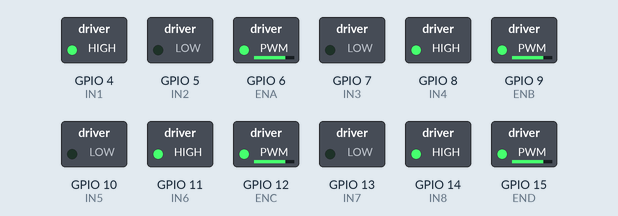
This sketch was run on a simulated ESP32-S3. On the bench: switched loads named in the sketch (green lamp = pin HIGH).

Above: at 0.05 s.
At 4.0 s:
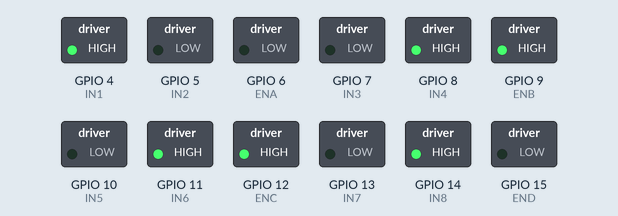
At 8.05 s:
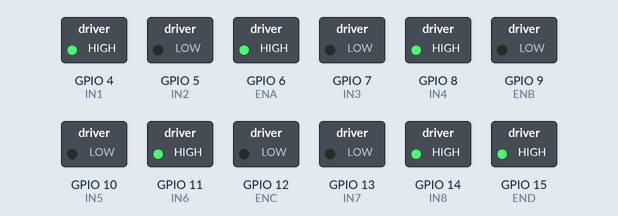
At 10.0 s:
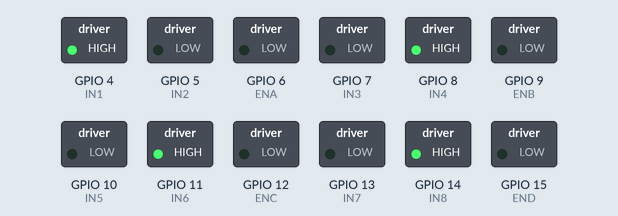
Timing chart, 0 to 11.5 s (numbered marks = the images above):
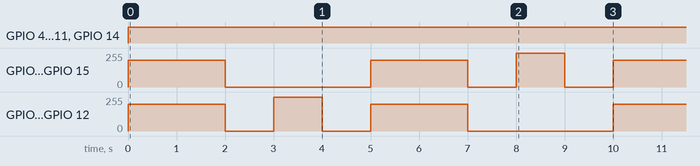

The sketch:

movingrobot.ino
```cpp
// ===== Rear Motors (Driver 1) =====
const int IN1 = 4;
const int IN2 = 5;
const int ENA = 6;

const int IN3 = 7;
const int IN4 = 8;
const int ENB = 9;

// ===== Front Motors (Driver 2) =====
const int IN5 = 10; // in1
const int IN6 = 11; // in2
const int ENC = 12; // enA

const int IN7 = 13; // in3
const int IN8 = 14; // in4
const int END = 15; // enb

// PWM channels
const int chA = 0;
const int chB = 1;
const int chC = 2;
const int chD = 3;

// ===== Setup =====
void setup() {
  Serial.begin(115200);

  // Rear motors
  pinMode(IN1, OUTPUT);
  pinMode(IN2, OUTPUT);
  pinMode(IN3, OUTPUT);
  pinMode(IN4, OUTPUT);

  // Front motors
  pinMode(IN5, OUTPUT);
  pinMode(IN6, OUTPUT);
  pinMode(IN7, OUTPUT);
  pinMode(IN8, OUTPUT);

  // PWM setup
  ledcSetup(chA, 20000, 8);
  ledcAttachPin(ENA, chA);

  ledcSetup(chB, 20000, 8);
  ledcAttachPin(ENB, chB);

  ledcSetup(chC, 20000, 8);
  ledcAttachPin(ENC, chC);

  ledcSetup(chD, 20000, 8);
  ledcAttachPin(END, chD);
}

// ===== Motor Control =====

// LEFT SIDE (rear + front)
void setLeftMotors(int speed, bool forward) {
  // Rear left
  digitalWrite(IN2, forward ? HIGH : LOW);
  digitalWrite(IN1, forward ? LOW : HIGH);
  ledcWrite(chA, speed);

// Front left
  digitalWrite(IN7, forward ? HIGH : LOW);
  digitalWrite(IN8, forward ? LOW : HIGH);
  ledcWrite(chD, speed);

}

// RIGHT SIDE (rear + front)
void setRightMotors(int speed, bool forward) {
  // Rear right
  digitalWrite(IN3, forward ? HIGH : LOW);
  digitalWrite(IN4, forward ? LOW : HIGH);
  ledcWrite(chB, speed);

  // Front right
  digitalWrite(IN5, forward ? HIGH : LOW);
  digitalWrite(IN6, forward ? LOW : HIGH);
  ledcWrite(chC, speed);

}

// ===== Movement Functions =====

void moveForward(int speed) {
  setLeftMotors(speed, false);
  setRightMotors(speed, false);
}

void moveBackward(int speed) {
  setLeftMotors(speed, true);
  setRightMotors(speed, true);
}

void turnLeft(int speed) {
  setLeftMotors(0, false);
  setRightMotors(speed, false);
}

void turnRight(int speed) {
  setLeftMotors(speed, false);
  setRightMotors(0, false);
}

void stopMotors() {
  ledcWrite(chA, 0);
  ledcWrite(chB, 0);
  ledcWrite(chC, 0);
  ledcWrite(chD, 0);
}

// ===== Demo =====

void loop() {
  moveForward(200);
  delay(2000);

  stopMotors();
  delay(1000);

  turnLeft(255);
  delay(1000);

  stopMotors();
  delay(1000);

  moveForward(200);
  delay(2000);

  stopMotors();
  delay(1000);

  turnRight(255);
  delay(1000);

  stopMotors();
  delay(1000);

}
```

Measured:
- by itself, GPIO 4 (IN1), GPIO 8 (IN4), GPIO 11 (IN6), GPIO 14 (IN8): LOW → HIGH at 0.00 s
- by itself, GPIO 6 (ENA), GPIO 15 (END): repeats every 10.0 s: 0/255 3.0 s, 199/255 2.0 s, 0/255 1.0 s, 255/255 1.0 s, 0/255 1.0 s, 199/255 2.0 s
- by itself, GPIO 9 (ENB), GPIO 12 (ENC): repeats every 10.0 s: 0/255 1.0 s, 255/255 1.0 s, 0/255 1.0 s, 199/255 2.0 s, 0/255 3.0 s, 199/255 2.0 s
